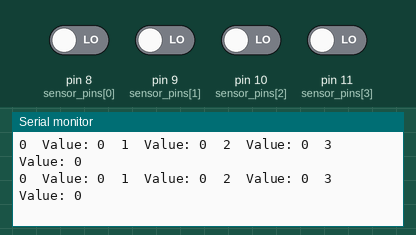
A sketch run on a simulated Arduino Uno, built with avr-gcc and run on an emulated ATmega328P. Shown: the last lines printed to the serial monitor. The inputs (shaded band) are chosen by the test bench; at power-on: pin 8 (sensor_pins[0]), pin 9 (sensor_pins[1]), pin 10 (sensor_pins[2]), pin 11 (sensor_pins[3]) LOW.

Above: at 1.2 s.
1.3 s: pin 8 (sensor_pins[0]) driven HIGH
At 1.4 s:
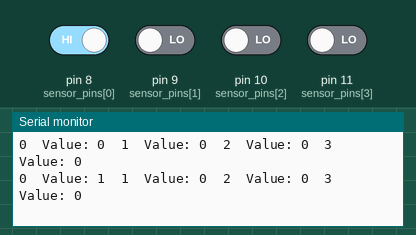
4.3 s: pin 9 (sensor_pins[1]) driven HIGH
At 4.42 s:
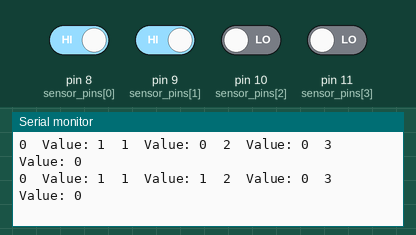
7.3 s: pin 10 (sensor_pins[2]) driven HIGH
At 7.38 s:
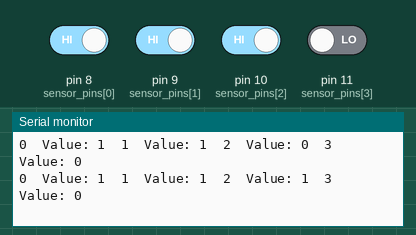
10.3 s: pin 11 (sensor_pins[3]) driven HIGH
At 10.35 s:
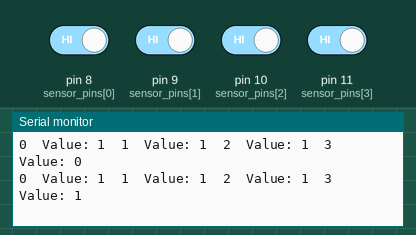
13.3 s: pin 8 (sensor_pins[0]) driven LOW
At 13.41 s:
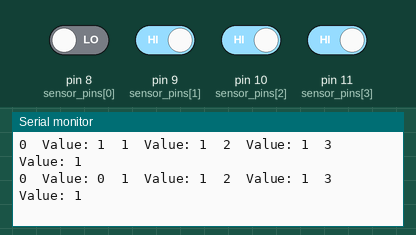
16.3 s: pin 9 (sensor_pins[1]) driven LOW
At 16.38 s:
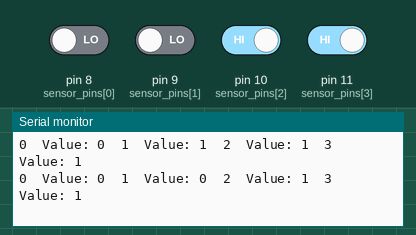

The sketch:

Test_sensors_digital.ino
```cpp
const int sensor_pins [4] = {8,9,10,11};
int sensors[4] = {0, 0, 0, 0};

void setup() {
  // put your setup code here, to run once:
   Serial.begin(9600);
   pinMode(8,INPUT);
   pinMode(9,INPUT);
   pinMode(10,INPUT);
   pinMode(11,INPUT);

}

void loop() {
  for  (int i = 0; i < 4; i++)
  {
    sensors[i] = digitalRead(sensor_pins[i]);
    Serial.print(i);
    Serial.print("\t");
    Serial.print("Value: ");
    Serial.print(sensors[i]);
    Serial.print("\t");

  }


    Serial.println();
}
```

Measured:
- after the input at 1.3 s, the serial monitor: prints a new line after 0.09 s (image 1)
- after the input at 4.3 s, the serial monitor: prints a new line after 0.10 s (image 2)
- after the input at 7.3 s, the serial monitor: prints a new line after 0.07 s (image 3)
- after the input at 10.3 s, the serial monitor: prints a new line at once (image 4)
- after the input at 13.3 s, the serial monitor: prints a new line after 0.10 s (image 5)
- after the input at 16.3 s, the serial monitor: prints a new line after 0.06 s (image 6)
